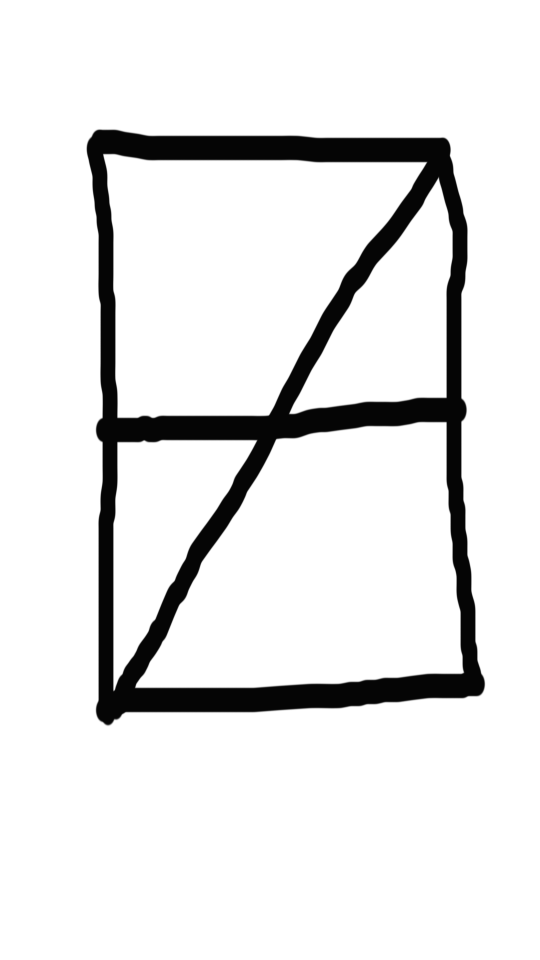
#> input picture Images/Input/A.png, 1080 x 1920 px (shown at 1/2 size); its folder holds only this picture in this run
$ python app.py
#> lines starting #> are read from the running program, lines starting #| are printed output that depends on the picture
#> further down, image is the input picture: shape (1920, 1080, 3); min 5, max 255, mean 229.6
### Functions/ToSkeleton/app.py
import random
from skimage.morphology import skeletonize
from skimage.util import invert
import cv2
import numpy as np
from PIL import ImageDraw,Image
ogWidth=0
ogHeight=0
def ToSkeleton(image):
    global ogWidth,ogHeight
    # image=cv2.cvtColor(image,cv2.COLOR_BGR2RGB)
    # print(image)
    # print('----')
    height=image.shape[0]
#> height = 1920
    width=image.shape[1]
#> width = 1080
    ogWidth=width
#> ogWidth = 1080
    ogHeight=height
#> ogHeight = 1920
    Ratio=height/64
#> Ratio = 30
    image=cv2.resize(image,(int(width/Ratio),int(height/Ratio)))
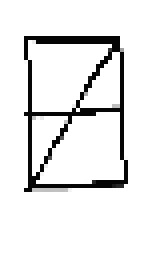
#> image: shape (64, 36, 3) (shown 4 times larger); min 5, max 255, mean 230.5


    # cv2.imwrite('imageSharp.jpg',image)
    image=invert(image)
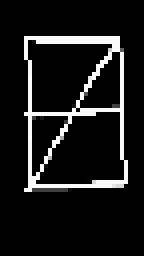
#> image: shape (64, 36, 3) (shown 4 times larger); min 0, max 250, mean 24.5
    skeleton = skeletonize(image)
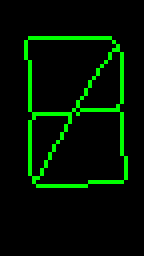
#> skeleton: shape (64, 36, 3) bool (shown 4 times larger); mean of channels 0, 1, 2 0, 0.0716, 0; drawn as B, G, R
    skeleton=np.array(skeleton)
#> (the run stopped early here; a loop or call above may not have finished)

$ run again, on Images/Input/B.png
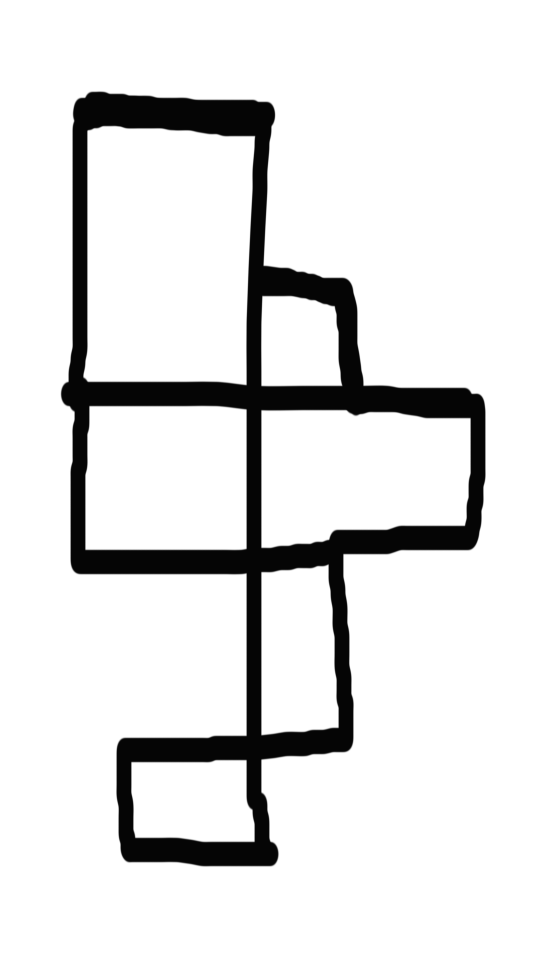
#> input picture Images/Input/B.png, 1080 x 1920 px (shown at 1/2 size)
#> image is the input picture: shape (1920, 1080, 3); min 5, max 255, mean 225.3
#> in ToSkeleton, `image=invert(image)`:
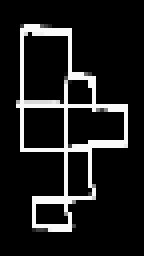
#> image: shape (64, 36, 3) (shown 4 times larger); min 0, max 250, mean 29.4
#> in ToSkeleton, `skeleton = skeletonize(image)`:
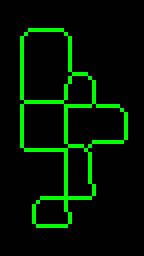
#> skeleton: shape (64, 36, 3) bool (shown 4 times larger); mean of channels 0, 1, 2 0, 0.0799, 0; drawn as B, G, R

$ run again, on Images/Input/C.png
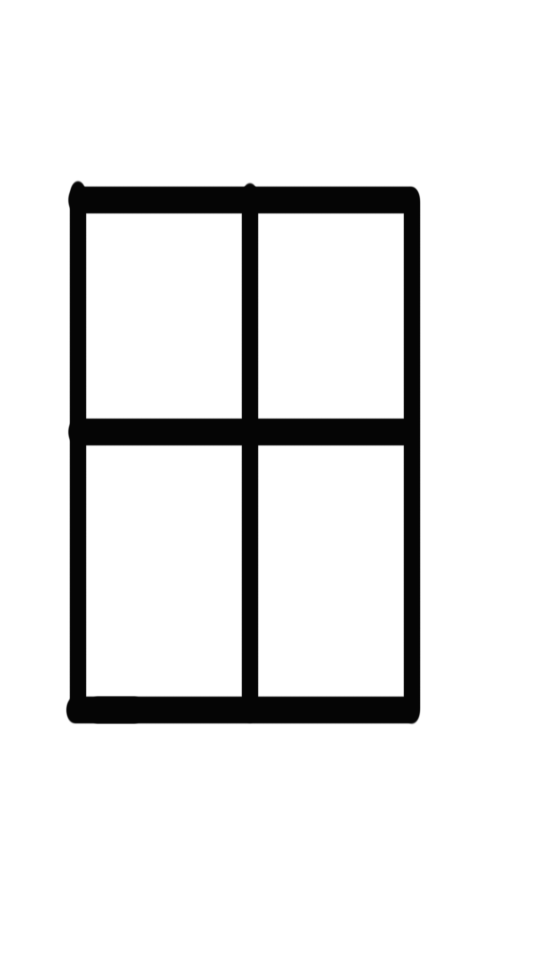
#> input picture Images/Input/C.png, 1080 x 1920 px (shown at 1/2 size)
#> image is the input picture: shape (1920, 1080, 3); min 5, max 255, mean 230.5
#> in ToSkeleton, `image=invert(image)`:
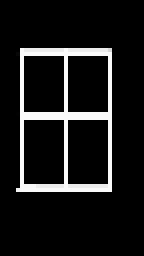
#> image: shape (64, 36, 3) (shown 4 times larger); min 0, max 250, mean 24.6
#> in ToSkeleton, `skeleton = skeletonize(image)`:
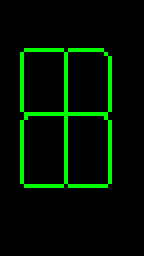
#> skeleton: shape (64, 36, 3) bool (shown 4 times larger); mean of channels 0, 1, 2 0, 0.0677, 0; drawn as B, G, R

$ run again, on Images/Input/D.png
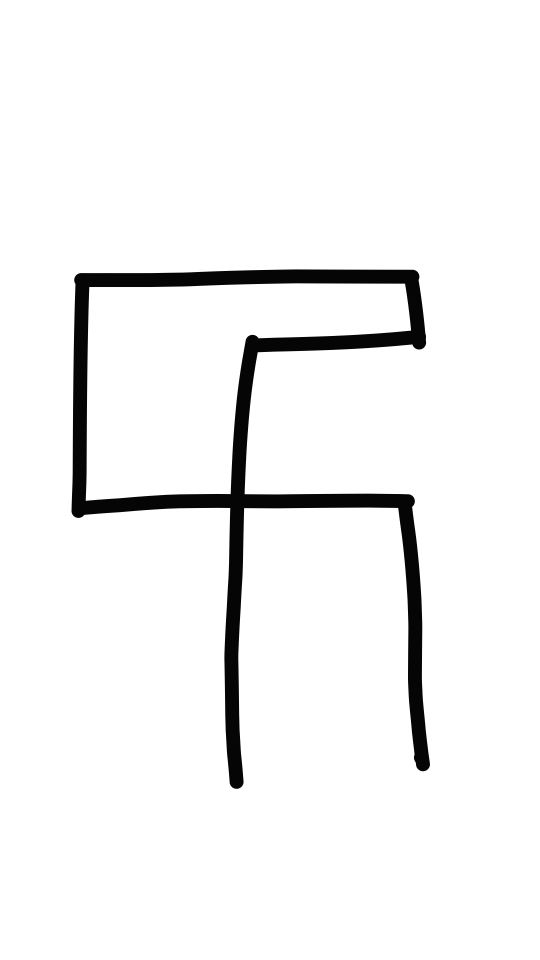
#> input picture Images/Input/D.png, 1080 x 1920 px (shown at 1/2 size)
#> image is the input picture: shape (1920, 1080, 3); min 5, max 255, mean 242.8
#> in ToSkeleton, `image=invert(image)`:
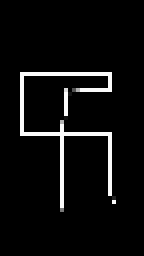
#> image: shape (64, 36, 3) (shown 4 times larger); min 0, max 250, mean 12.6
#> in ToSkeleton, `skeleton = skeletonize(image)`:
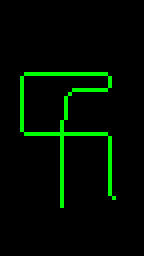
#> skeleton: shape (64, 36, 3) bool (shown 4 times larger); mean of channels 0, 1, 2 0, 0.0486, 0; drawn as B, G, R
